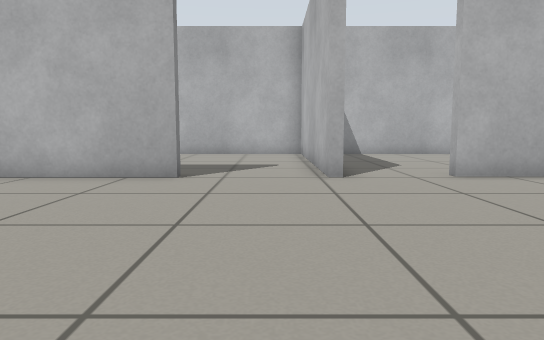
[1] (above)

18 first-person views from a walk through a Gazebo world. The camera is 0.5 m above the floor, tilts 6° down and sees 70° across. The floor is counted in squares, 0.5 m on a side. Each view is taken from the middle of a square. On the plan, view 1 faces up. The plan holds only what a view shows up to about 13 squares ahead; the rest is blank.

[2]
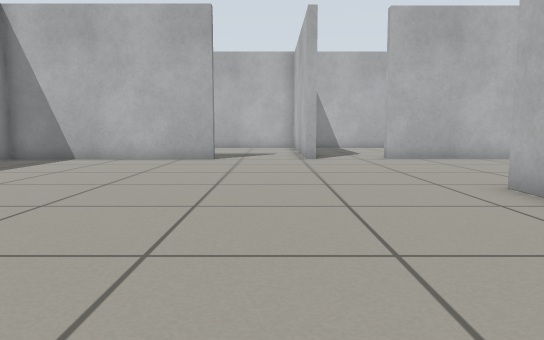

[3]
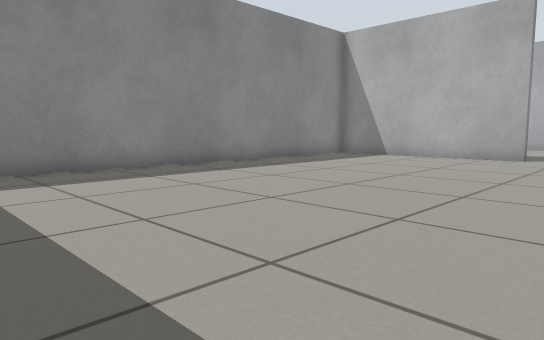

[4]
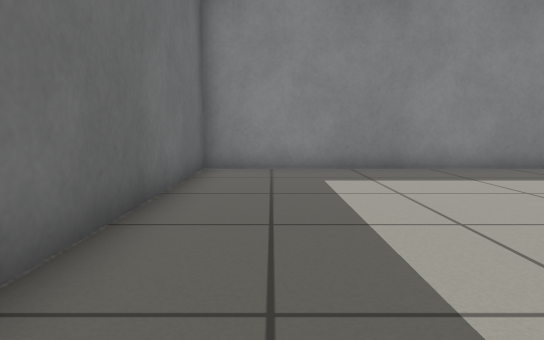

[5]
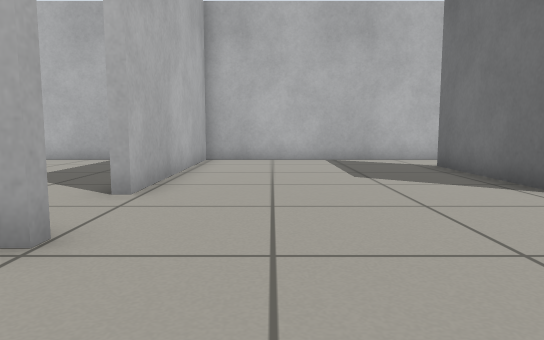

[6]
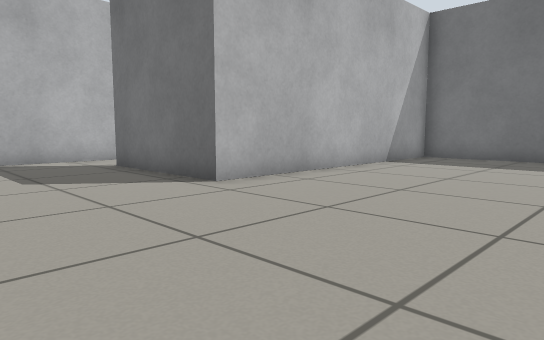

[7]
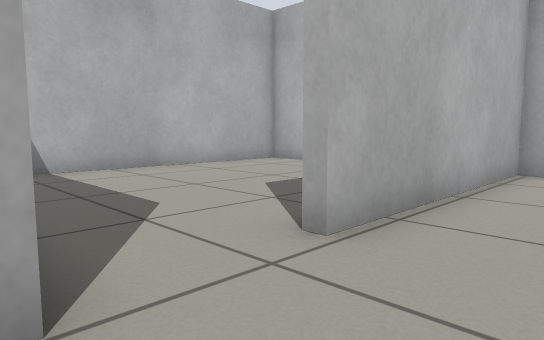

[8]
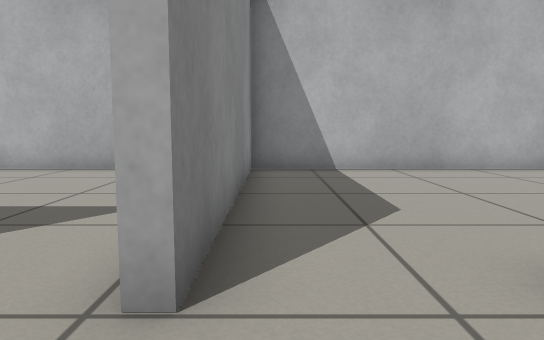

[9]
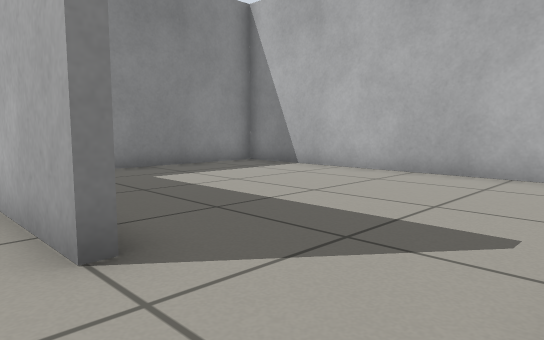

[10]
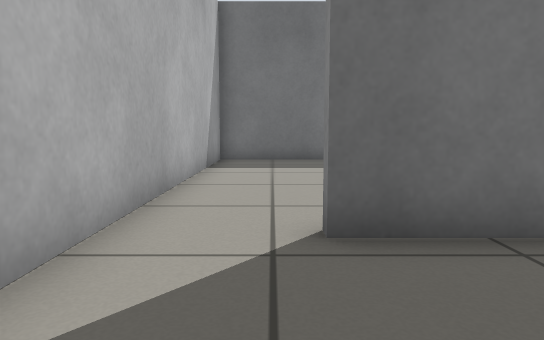

[11]
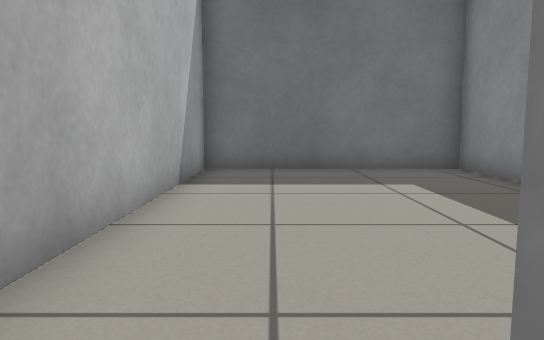

[12]
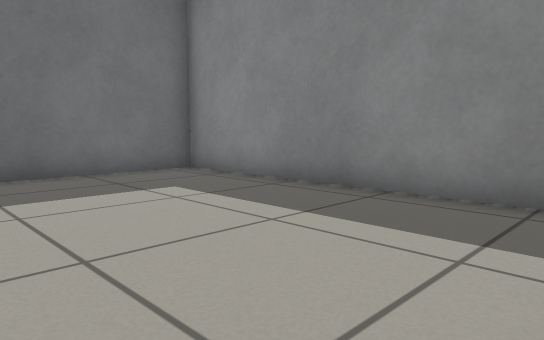

[13]
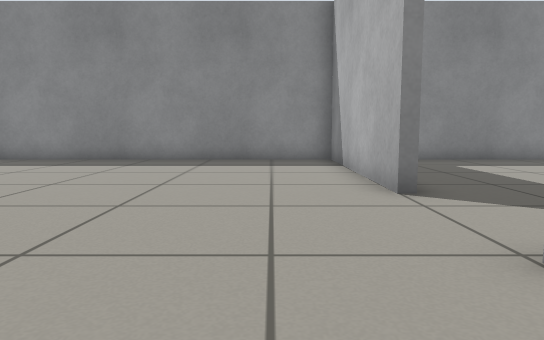

[14]
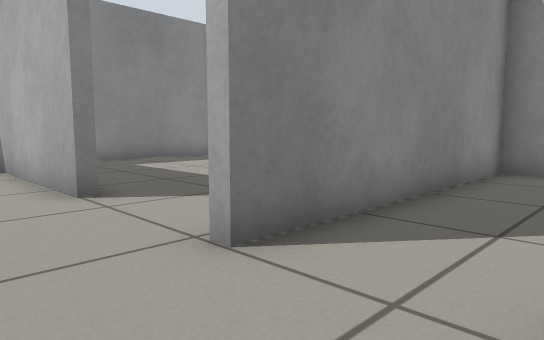

[15]
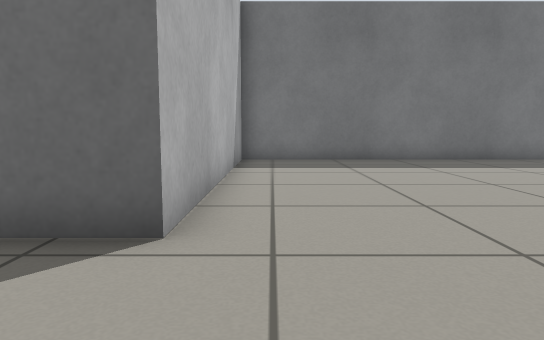

[16]
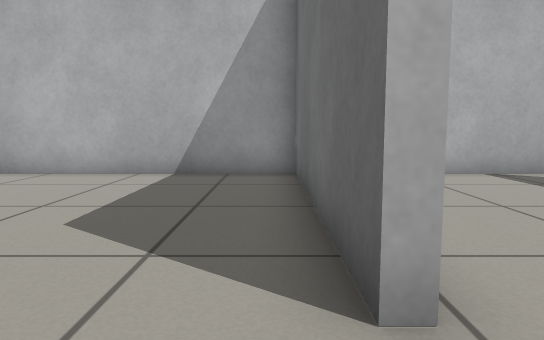

[17]
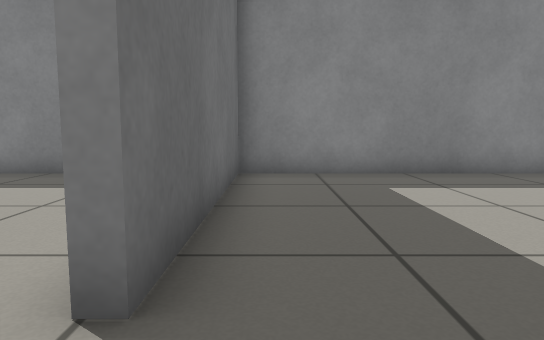

[18]
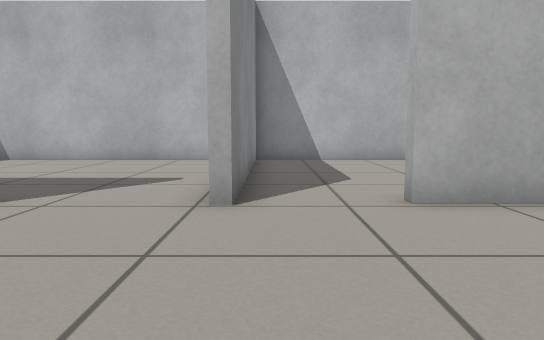

### Floor plan
Ten units are one square. View 1 is at (0, 0); x grows to the right and y downward. Boxes are objects, and circles mark ways between rooms. Rooms are numbered by the first view taken in them; rooms with no view inside come last. Other rooms are left out.
<svg viewBox="-92 -162 204 244">
<path fill="none" stroke="#000" d="M-20 -82 -20 -79 -87 -79 -87 77 40 77 40 -15 85 -15M107 -15 107 -82 39 -82M85 -15 85 -11M43 -1 43 77 107 77 107 -15M39 -85 107 -85 107 -151M101 -157 15 -157 15 -80M0 -157 -87 -157 -87 -82 -20 -82M12 -80 12 -134"/>
<circle cx="95" cy="-10" r="3" fill="#2a7"/>
<circle cx="25" cy="-85" r="3" fill="#2a7"/>
<circle cx="-5" cy="-80" r="3" fill="#2a7"/>
<text x="-10" y="-10">1</text>
<text x="80" y="30">2</text>
<text x="60" y="-120">3</text>
<text x="-40" y="-120">4</text>
</svg>
Room 1 opens to room 2. Room 1 opens to room 3. Room 1 opens to room 4.

Where each view was taken, in squares from view 1:
view 1: 0 up, 0 right, facing up
view 2: 5 down, 0 right, facing up
view 3: 6 down, 1 right, facing up-left
view 4: 6 down, 1 right, facing left
view 5: 6 up, 2 left, facing right
view 6: 6 up, 2 left, facing down-right
view 7: 6 up, 1 right, facing up-right
view 8: 6 up, 2 right, facing up
view 9: 7 up, 1 right, facing up-left
view 10: 5 up, 9 right, facing down
view 11: 2 up, 9 right, facing down
view 12: 1 up, 10 right, facing down-left
view 13: 6 up, 4 right, facing left
view 14: 6 up, 4 right, facing up-left
view 15: 5 up, 3 right, facing down
view 16: 9 up, 2 right, facing right
view 17: 9 up, 0 right, facing left
view 18: 3 up, 2 right, facing up
